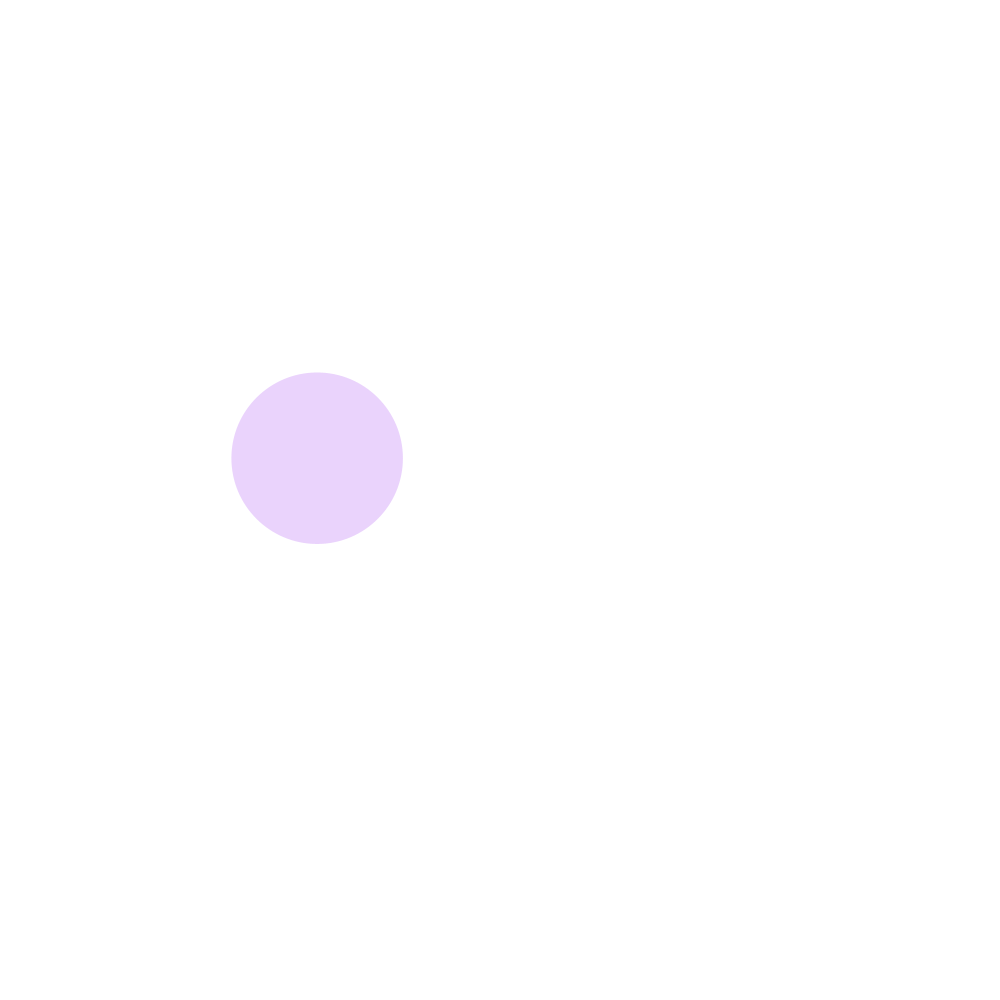
Frame 1 (no input)
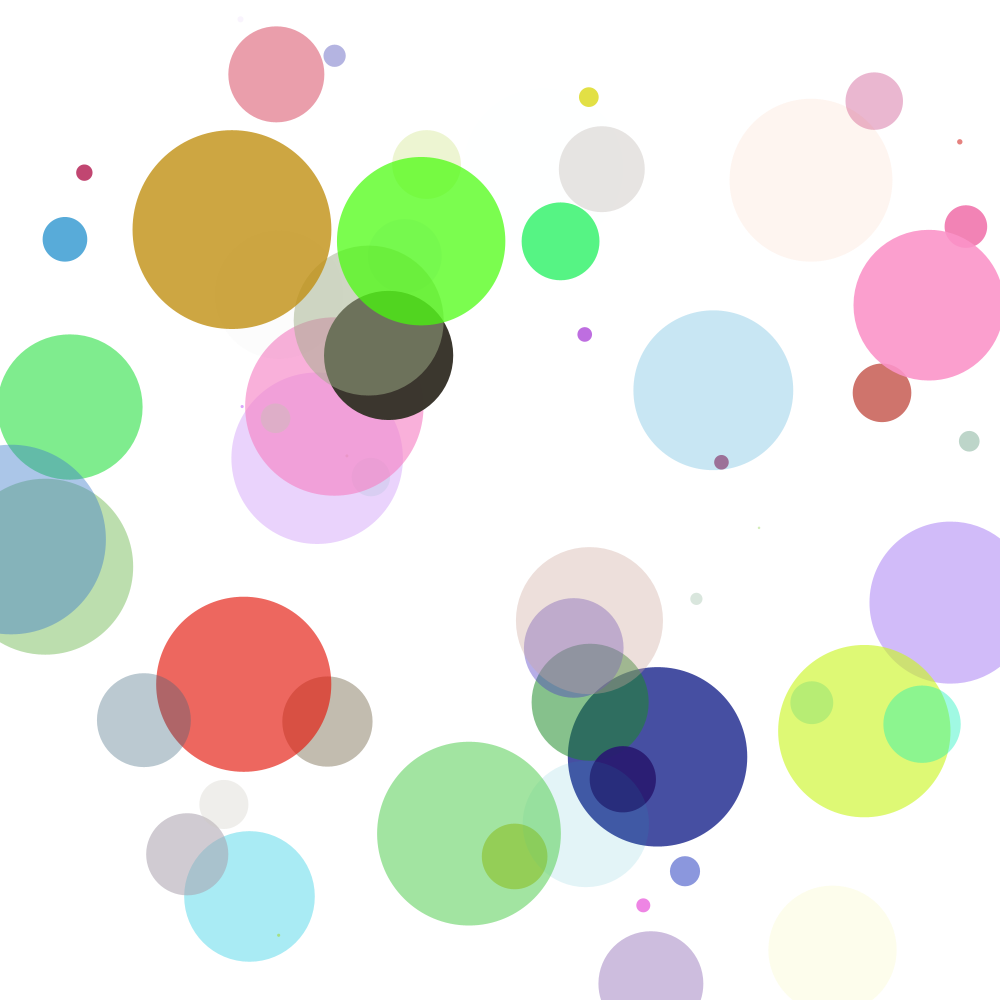
Frame 60 (the mouse pressed at the canvas centre just before this capture)
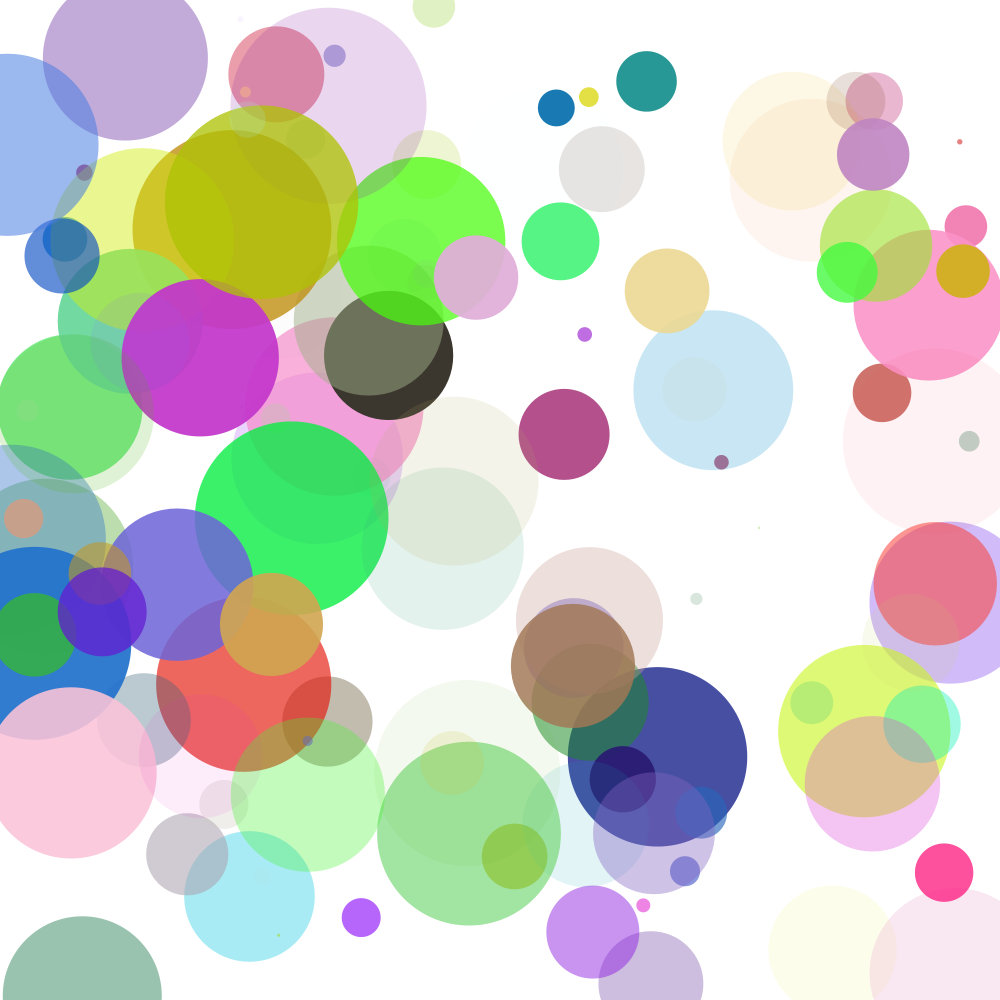
Frame 120 (the mouse held since frame 60 and released just before this capture)

The Processing sketch that drew these frames (run headless with seeded random() and noise(); from frame 60 on, the mouse is pressed at the canvas centre):

// Processing sketch: circles
// ── circles.pde
float x = 1;

void setup(){
  size (1000,1000);
  background(255);
  smooth();
  noStroke();
  frameRate(60);
}

void draw(){
  fill (random(255), random(255), random(255), random(255));
  x = random(200);
  ellipse (random(1000), random(1000), x, x);
}
